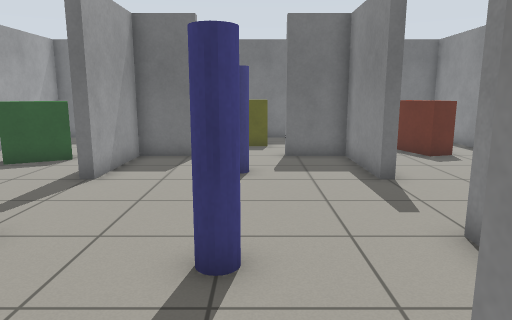
[1] (above)

16 first-person views from a walk through a robot-simulator world made for Gazebo. The camera is 1.1 m above the floor, tilts 10° down and sees 70° across. The floor is counted in squares, 0.5 m on a side. Each view is taken from the middle of a square. On the plan, view 1 faces up. The plan holds only what a view shows up to about 19 squares ahead; the rest is blank.

[2]
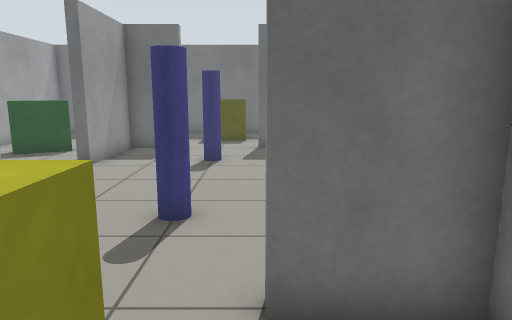

[3]
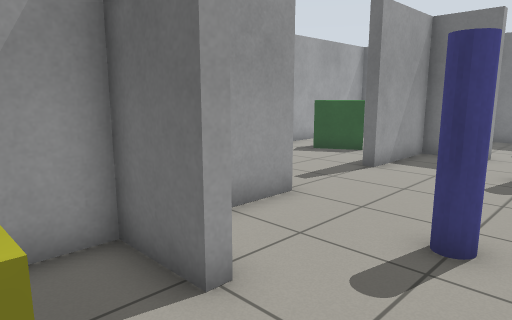

[4]
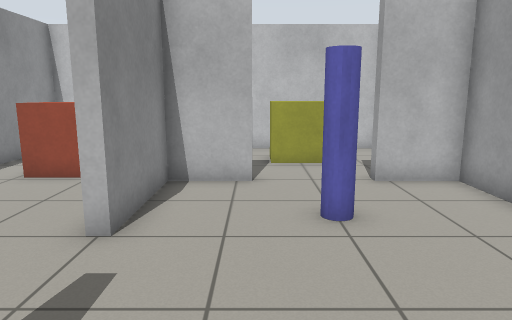

[5]
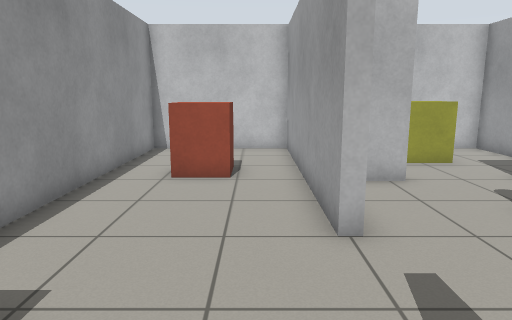

[6]
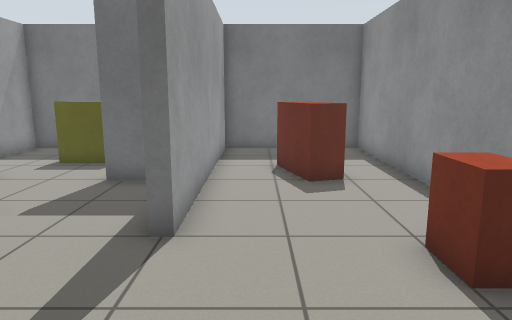

[7]
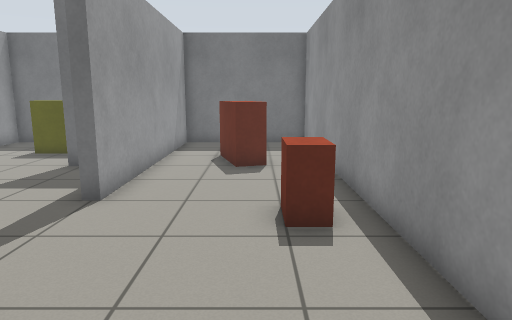

[8]
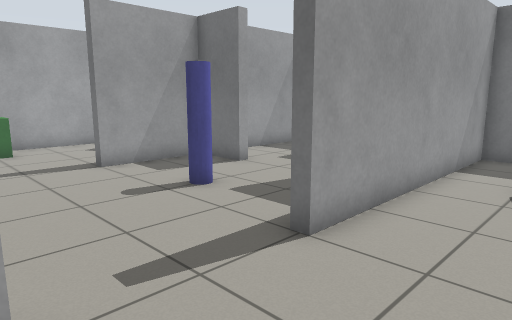

[9]
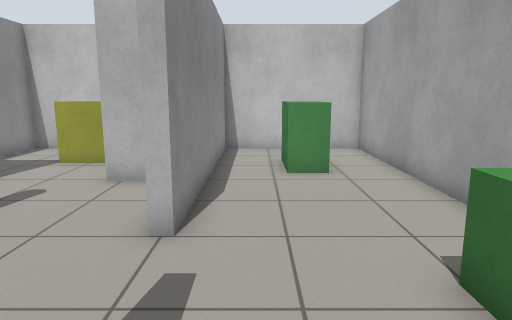

[10]
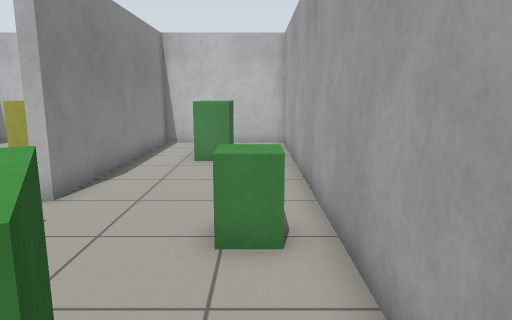

[11]
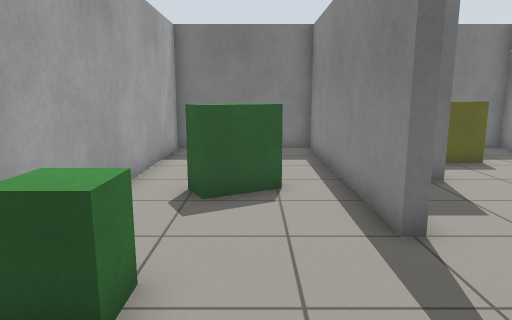

[12]
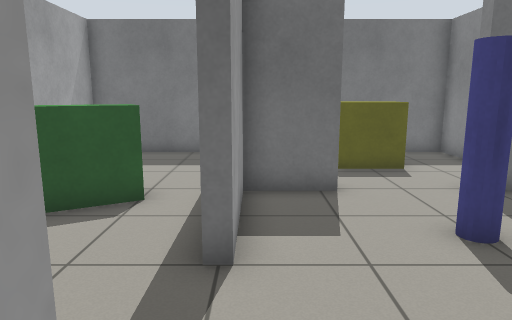

[13]
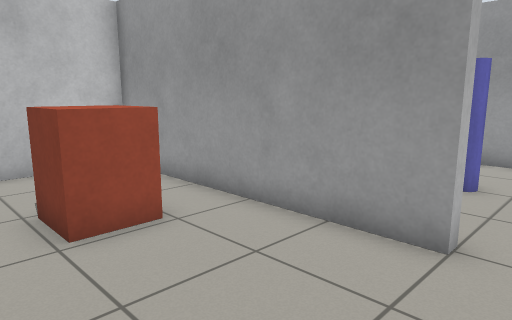

[14]
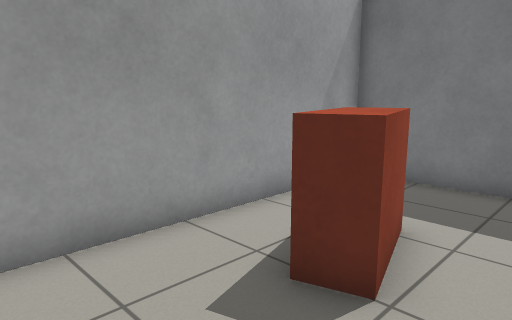

[15]
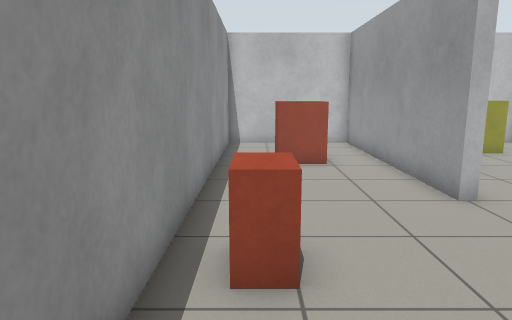

[16]
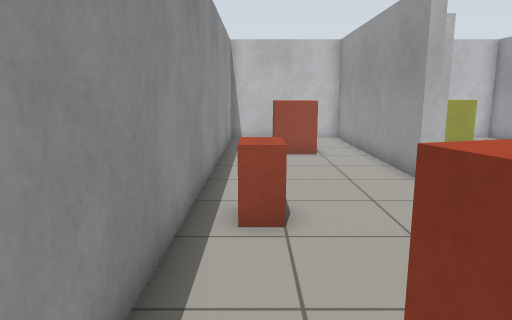

### Floor plan
Ten units are one square. View 1 is at (0, 0); x grows to the right and y downward. Boxes are objects, and circles mark ways between rooms. Rooms are numbered by the first view taken in them; rooms with no view inside come last. Other rooms are left out.
<svg viewBox="-108 -198 206 246">
<path fill="none" stroke="#000" d="M-43 21 -43 43 33 43 33 21M-21 -17 -21 -13 -43 -13 -43 2M33 -13 11 -13M-47 -55 -43 -55 -43 -17 -21 -17M37 -95 33 -95 33 -133 11 -133M11 -13 11 -17 33 -17 33 -55M-21 -133 -43 -133 -43 -95M33 -55 37 -55 37 43 93 43 93 -193 37 -193 37 -95M-43 -95 -47 -95 -47 -193 -103 -193 -103 43 -47 43 -47 -55M-21 -138 -21 -133M11 -133 11 -138M33 -176 33 -193 -43 -193 -43 -158"/>
<rect x="-15" y="5" width="20" height="20" fill="#bbb"><title>yellow box</title></rect>
<rect x="-15" y="-55" width="20" height="20" fill="#bbb"><title>pillar</title></rect>
<rect x="-15" y="-115" width="20" height="20" fill="#bbb"><title>pillar</title></rect>
<rect x="55" y="-15" width="20" height="20" fill="#bbb"><title>red box</title></rect>
<rect x="55" y="-165" width="20" height="40" fill="#bbb"><title>red box</title></rect>
<rect x="75" y="-95" width="10" height="20" fill="#bbb"><title>red box</title></rect>
<rect x="-95" y="-85" width="10" height="20" fill="#bbb"><title>green box</title></rect>
<rect x="-85" y="-5" width="20" height="20" fill="#bbb"><title>green box</title></rect>
<rect x="-85" y="-135" width="20" height="20" fill="#bbb"><title>green box</title></rect>
<rect x="-15" y="-175" width="20" height="20" fill="#bbb"><title>yellow box</title></rect>
<circle cx="-5" cy="-10" r="3" fill="#2a7"/>
<circle cx="30" cy="-75" r="3" fill="#2a7"/>
<circle cx="-50" cy="-75" r="3" fill="#2a7"/>
<circle cx="-5" cy="-130" r="3" fill="#2a7"/>
<text x="-10" y="20">1</text>
<text x="-10" y="-70">2</text>
<text x="60" y="-80">3</text>
<text x="-80" y="-80">4</text>
<text x="-10" y="-160">5</text>
</svg>
Room 1 opens to room 2. Room 2 opens to room 3. Room 2 opens to room 4. Room 2 opens to room 5.

Where each view was taken, in squares from view 1:
view 1: 0 up, 0 right, facing up
view 2: 2 down, 1 right, facing up
view 3: 1 down, 1 right, facing up-left
view 4: 11 up, 1 right, facing down
view 5: 11 up, 5 right, facing down
view 6: 4 up, 5 right, facing up
view 7: 2 up, 7 right, facing up
view 8: 5 up, 7 right, facing up-left
view 9: 11 up, 6 left, facing down
view 10: 13 up, 9 left, facing down
view 11: 4 up, 7 left, facing up
view 12: 5 up, 4 left, facing up
view 13: 7 up, 9 right, facing down-left
view 14: 10 up, 9 right, facing up-left
view 15: 13 up, 8 right, facing down
view 16: 15 up, 8 right, facing down
